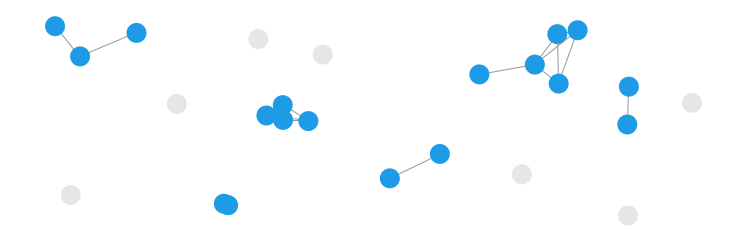
Frame 1 (no input)
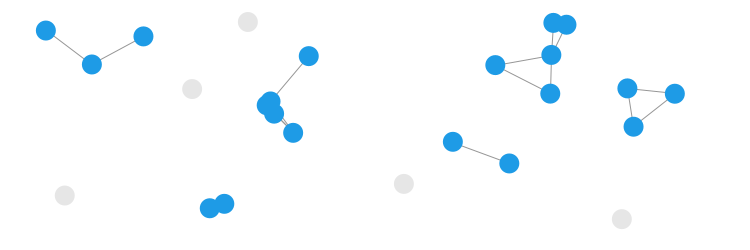
Frame 60 (the mouse pressed at the canvas centre just before this capture)
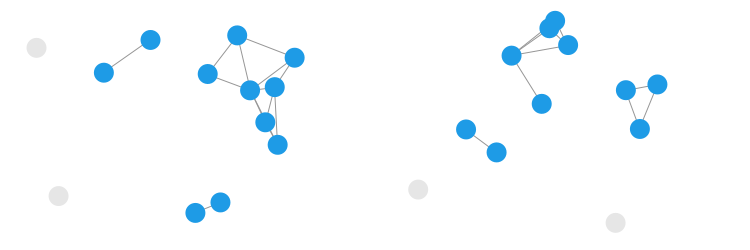
Frame 120 (the mouse held since frame 60 and released just before this capture)

The Processing sketch that drew these frames (run headless with seeded random() and noise(); from frame 60 on, the mouse is pressed at the canvas centre):

// Processing sketch: processing_animation
// ── processing_animation.pde
Ant[] ants = new Ant[25];

float maxV = 0.3;
int backgroundColor = 255;
int radius = 20;

void setup() {
  size(750, 250);
  background(backgroundColor);
  noStroke();
  smooth();
  fill(150);
  
  for (int i = 0; i < ants.length; i++) {
    ants[i] = new Ant(random(radius, width-radius), random(radius, height-radius), 
                        nonZeroRand(-maxV, maxV), nonZeroRand(-maxV, maxV));
  }
}

float nonZeroRand(float low, float high) { 
  float val = 0;
  while (val == 0) {
    val = random(low, high);
  }
  return val;
}

void draw() {
  background(backgroundColor);
  
  for (int i = 0; i < ants.length; i++) {
    for (int j = i+1; j < ants.length; j++) {
      // test for collisions
      if (ants[i].collidedWithAtDistance(ants[j], 10)) {
        ants[i].collided = true;
        ants[j].collided = true;
      }
    }
    ants[i].update(); // update position and draw
  }
}

class Ant {
  float x, y, dx, dy;
  int r = radius;
  boolean collided = false;
  
  Ant(float x, float y, float dx, float dy) {
    this.x = x;
    this.y = y;
    this.dx = dx;
    this.dy = dy;
  } 
  
  void update() {
    x += dx;
    y += dy;
    
    // bounce off walls
    if (x <= r || x >= width-r) { dx = -dx; }
    if (y <= r || y >= height-r) { dy = -dy; } 
  
    // mouse interaction
    if (mousePressed && isMouseOver()) {
      x = mouseX;
      y = mouseY;
    }
    
    // change colors
    noStroke();
    if (collided) {
      fill(30, 155, 230);
      collided = false;
    } else {
      fill(230);
    }
    ellipse(x, y, r, r);
  }
  
  boolean isMouseOver() {
    return (abs(mouseX - x) < r && abs(mouseY - y) < r);
  }
  
  boolean collidedWithAtDistance(Ant other, int distance) {
    if ( sq(other.x - x) + sq((other.y - y)) <= distance*(r * other.r) ) {
      stroke(150);
      line(x, y, other.x, other.y);
      return true;
    } else {
      return false;
    }
  }
}
